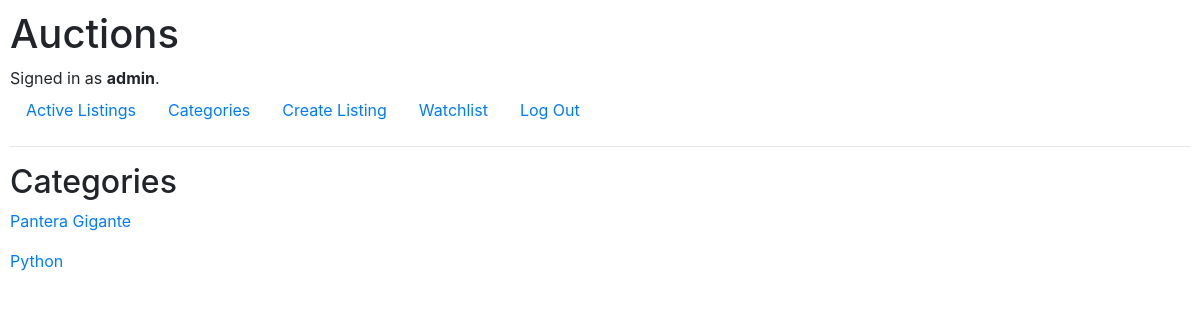
Page /category/2 (signed in) on the committed database.
### auctions/models.py (models this page shows)
class User(AbstractUser):
    pass

class Listing(models.Model):
    title = models.CharField(max_length=64)
    description = models.CharField(max_length=250)
    image_url = models.CharField(max_length=500)
    start_bid = models.FloatField()
    creator = models.ForeignKey(User, on_delete=models.CASCADE)
    active = models.BooleanField(default=True)
    date_create = models.DateTimeField(auto_now_add=True)
    watchlist = models.ManyToManyField(User, blank=True, related_name="watchlist")
    def __str__(self):
        return f"{self.id}: {self.title}"

### auctions/views.py (the view)
# urls.py: path("category/<int:category_id>", views.category_list, name="catl")
def category_list(request, category_id):
    cat = Category.objects.get(pk=category_id)
    listings = cat.listings.all()
    print(listings)
    return render(request, "auctions/category_list.html",{
        "listings":  listings,
    })

### auctions/templates/auctions/category_list.html
{% extends "auctions/layout.html" %}
{% block body %}
    <h2>Categories</h2>
    {% for l in listings %}
        <p><a  href="{% url 'lpage' l.id %}">{{l.title}}</a></p>
    {% endfor%}
{% endblock %}

### auctions/templates/auctions/layout.html (shortened to what this page needs)
{% load static %}
<!DOCTYPE html>
<html lang="en">
    <head>
        <link rel="stylesheet" href="https://maxcdn.bootstrapcdn.com/bootstrap/4.3.1/css/bootstrap.min.css">
        <link rel="stylesheet" href="https://use.fontawesome.com/releases/v5.6.3/css/all.css">
        <link href="{% static 'auctions/styles.css' %}" rel="stylesheet">
    </head>
    <body>
        <h1>Auctions</h1>
        <div>
            {% if user.is_authenticated %}
                Signed in as <strong>{{ user.username }}</strong>.
            {% else %}
                Not signed in.
            {% endif %}
        </div>
        <ul class="nav">
            <li class="nav-item">
                <a class="nav-link" href="{% url 'index' %}">Active Listings</a>
            </li>
            <li class="nav-item">
                <a class="nav-link" href="{% url 'cat' %}">Categories</a>
            </li>
            {% if user.is_authenticated %}
                <li class="nav-item">
                    <a class="nav-link" href="{% url 'create' %}">Create Listing</a>
                </li>
                <li class="nav-item">
                    <a class="nav-link" href="{% url 'wl' %}">Watchlist</a>
                </li>
                <li class="nav-item">
                    <a class="nav-link" href="{% url 'logout' %}">Log Out</a>
                </li>
            {% endif %}
        </ul>
        <hr>
        {% block body %}
        {% endblock %}
    </body>
</html>

### auctions/static/auctions/styles.css (style rules this page uses)
body { padding: 10px; }

### rows in the picture
User: username "admin"
Listing: title "Pantera Gigante"
Listing: title "Python"
